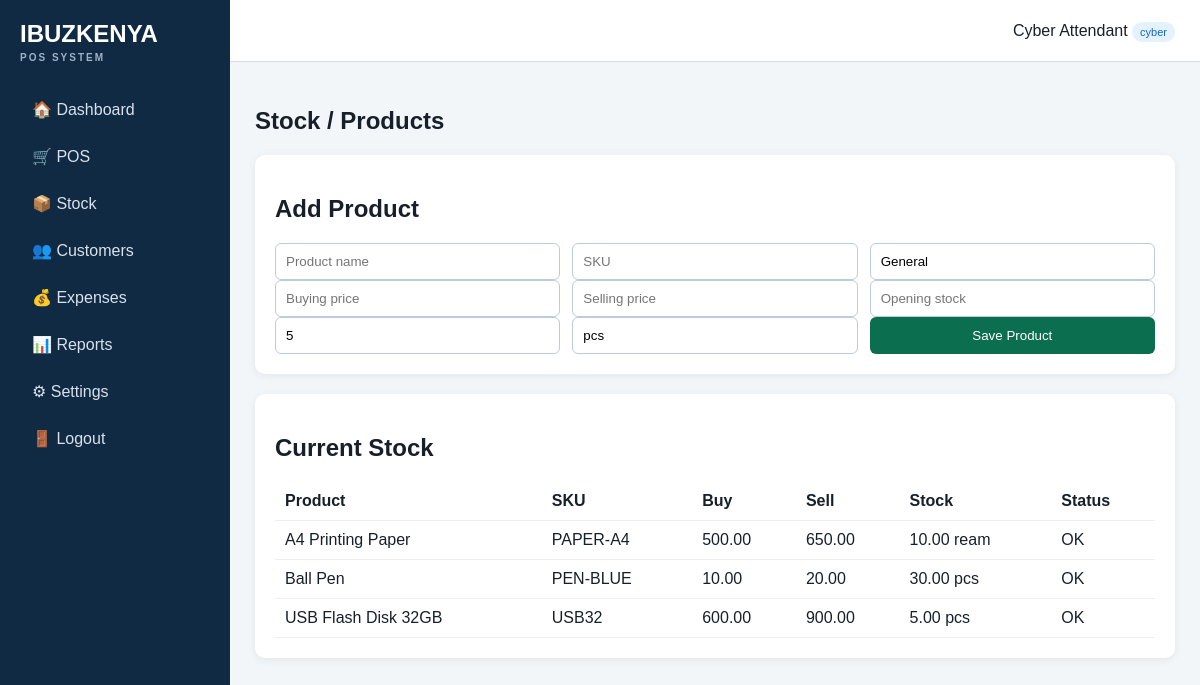
The app's page /products.php (signed in) with its own data.
### tables this page shows
CREATE TABLE settings (
 id INT PRIMARY KEY DEFAULT 1,
 business_name VARCHAR(150) NOT NULL DEFAULT 'IBUZKENYA',
 phone VARCHAR(50) DEFAULT '',
 email VARCHAR(150) DEFAULT '',
 address VARCHAR(255) DEFAULT '',
 receipt_footer VARCHAR(255) DEFAULT 'Thank you for your business.'
);

CREATE TABLE products (
 id INT AUTO_INCREMENT PRIMARY KEY,
 name VARCHAR(150) NOT NULL,
 sku VARCHAR(80) UNIQUE,
 category VARCHAR(100) DEFAULT 'General',
 buying_price DECIMAL(12,2) NOT NULL DEFAULT 0,
 selling_price DECIMAL(12,2) NOT NULL DEFAULT 0,
 stock_qty DECIMAL(12,2) NOT NULL DEFAULT 0,
 reorder_level DECIMAL(12,2) NOT NULL DEFAULT 5,
 unit VARCHAR(30) DEFAULT 'pcs',
 active TINYINT(1) DEFAULT 1,
 created_at TIMESTAMP DEFAULT CURRENT_TIMESTAMP
);

### config/config.php (called while the page is built, shortened)
<?php
function e($v){return htmlspecialchars((string)$v,ENT_QUOTES,'UTF-8');}
function money($n){return number_format((float)$n,2);}

### products.php (the view, shortened to what this page needs)
<?php require 'includes/header.php';
$products=$pdo->query("SELECT * FROM products WHERE active=1 ORDER BY name")->fetchAll();
?>
<h1>Stock / Products</h1><div class="panel"><h2>Add Product</h2><form method="post"><input type="hidden" name="action" value="save"><div class="row3"><input name="name" placeholder="Product name" required><input name="sku" placeholder="SKU"><input name="category" placeholder="Category" value="General"></div><div class="row3"><input name="buying" type="number" step="0.01" placeholder="Buying price"><input name="selling" type="number" step="0.01" placeholder="Selling price"><input name="stock" type="number" step="0.01" placeholder="Opening stock"></div><div class="row3"><input name="reorder" type="number" step="0.01" value="5" placeholder="Reorder level"><input name="unit" value="pcs"><button>Save Product</button></div></form></div>
<div class="panel"><h2>Current Stock</h2><table><tr><th>Product</th><th>SKU</th><th>Buy</th><th>Sell</th><th>Stock</th><th>Status</th></tr><?php foreach($products as $p):?><tr><td><?=e($p['name'])?></td><td><?=e($p['sku'])?></td><td><?=money($p['buying_price'])?></td><td><?=money($p['selling_price'])?></td><td><?=money($p['stock_qty'])?> <?=e($p['unit'])?></td><td><?=$p['stock_qty']<=$p['reorder_level']?'<span class="low">LOW</span>':'OK'?></td></tr><?php endforeach;?></table></div>
<?php require 'includes/footer.php';?>

### includes/header.php
<?php require_once __DIR__.'/../config/config.php'; require_login(); $set=$pdo->query("SELECT * FROM settings WHERE id=1")->fetch(); ?>
<!doctype html><html><head><meta charset="utf-8"><meta name="viewport" content="width=device-width,initial-scale=1">
<title><?=e($set['business_name'])?> POS</title><link rel="stylesheet" href="assets/style.css"></head>
<body><div class="layout"><aside><div class="brand"><?=e($set['business_name'])?><small>POS SYSTEM</small></div>
<nav>
<a href="dashboard.php">🏠 Dashboard</a><a href="pos.php">🛒 POS</a><a href="products.php">📦 Stock</a><a href="customers.php">👥 Customers</a>
<a href="expenses.php">💰 Expenses</a><a href="reports.php">📊 Reports</a><a href="settings.php">⚙ Settings</a><a href="logout.php">🚪 Logout</a>
</nav></aside><main><header class="top"><div><?=e($_SESSION['user']['full_name'])?> <span class="badge"><?=e($_SESSION['user']['role'])?></span></div></header><section class="content">

### assets/style.css (style rules this page uses)
* { box-sizing:border-box }
body { margin:0;font-family:Arial,sans-serif;background:#f3f6f9;color:#17202a }
.layout { display:flex;min-height:100vh }
aside { width:230px;background:#102a43;color:#fff;padding:20px;position:fixed;top:0;bottom:0 }
.brand { font-size:24px;font-weight:800;margin-bottom:25px }
.brand small { display:block;font-size:10px;letter-spacing:2px;color:#9fb3c8;margin-top:4px }
nav a { display:block;color:#d9e2ec;text-decoration:none;padding:12px;border-radius:7px;margin:4px 0 }
main { margin-left:230px;flex:1 }
.top { height:62px;background:#fff;border-bottom:1px solid #ddd;display:flex;align-items:center;justify-content:flex-end;padding:0 25px }
.content { padding:25px }
.panel { background:#fff;border-radius:10px;padding:20px;margin-top:20px;box-shadow:0 2px 8px #00000010 }
table { width:100%;border-collapse:collapse }
th,td { padding:10px;border-bottom:1px solid #eee;text-align:left }
input,select,button,textarea { padding:10px;border:1px solid #bcccdc;border-radius:6px;width:100% }
button,.btn { background:#0b6e4f;color:#fff;border:0;cursor:pointer;text-decoration:none;display:inline-block;text-align:center }
.row3 { display:grid;grid-template-columns:repeat(3,1fr);gap:12px }
.badge { background:#e3f2fd;color:#1565c0;padding:4px 8px;border-radius:12px;font-size:11px }

### records on screen
settings: business_name "IBUZKENYA"
products: name "A4 Printing Paper", sku "PAPER-A4", buying_price "500.00", selling_price "650.00", stock_qty "10.00", unit "ream", reorder_level "OK"
products: name "Ball Pen", sku "PEN-BLUE", buying_price "10.00", selling_price "20.00", stock_qty "30.00", unit "pcs", reorder_level "OK"
products: name "USB Flash Disk 32GB", sku "USB32", buying_price "600.00", selling_price "900.00", stock_qty "5.00", unit "pcs", reorder_level "OK"

### other values on screen
$_SESSION['user']['full_name'] "Cyber Attendant"
$_SESSION['user']['role'] "cyber"
